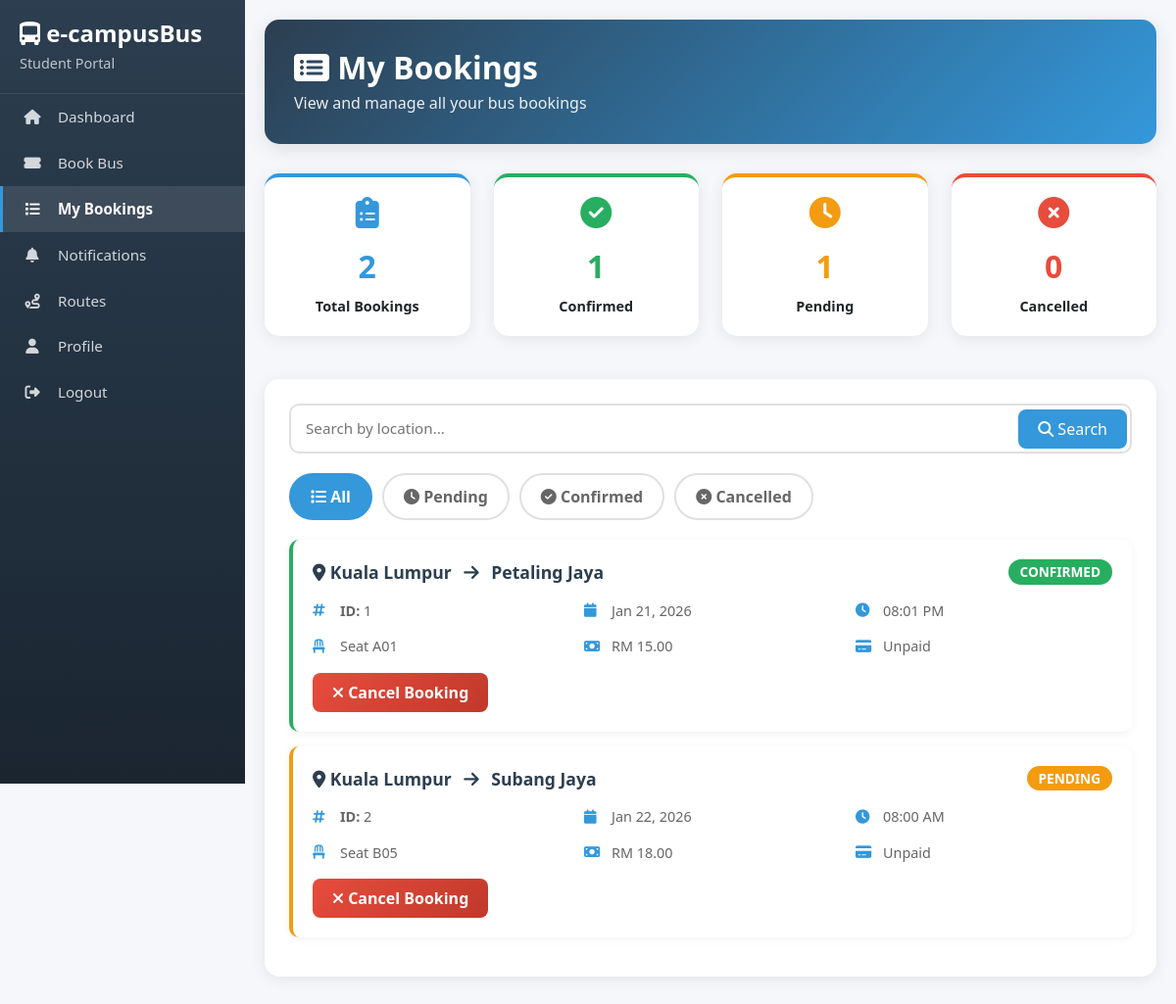
/student/bookings.php (signed in), run on the app's committed database.
### tables this page shows
CREATE TABLE bookings (
    booking_id INT PRIMARY KEY AUTO_INCREMENT,
    user_id INT NOT NULL,
    route_id INT NOT NULL,
    seat_number VARCHAR(10) NOT NULL,
    booking_date DATE NOT NULL,
    booking_time TIME NOT NULL,
    status ENUM('pending', 'confirmed', 'cancelled') DEFAULT 'pending',
    payment_status ENUM('unpaid', 'paid', 'refunded') DEFAULT 'unpaid',
    amount DECIMAL(10, 2) NOT NULL,
    created_at TIMESTAMP DEFAULT CURRENT_TIMESTAMP,
    FOREIGN KEY (user_id) REFERENCES users(id) ON DELETE CASCADE,
    FOREIGN KEY (route_id) REFERENCES routes(route_id) ON DELETE CASCADE
);

CREATE TABLE routes (
    route_id INT PRIMARY KEY AUTO_INCREMENT,
    from_location VARCHAR(100) NOT NULL,
    to_location VARCHAR(100) NOT NULL,
    distance DECIMAL(5, 2),
    duration INT,
    base_fare DECIMAL(10, 2) NOT NULL,
    status ENUM('active', 'inactive') DEFAULT 'active',
    created_at TIMESTAMP DEFAULT CURRENT_TIMESTAMP
);

### student/bookings.php (the view, shortened to what this page needs)
<?php
require_once '../includes/functions.php';
$user_id = $_SESSION['user_id'];
try {
    $pdo = new PDO(
        "mysql:host=localhost;dbname=bus_management;charset=utf8mb4",
        "root",
        ""
    );
    $pdo->setAttribute(PDO::ATTR_ERRMODE, PDO::ERRMODE_EXCEPTION);
    $filter = $_GET['filter'] ?? 'all';
    $search = $_GET['search'] ?? '';
    $stmt = $pdo->prepare("
        SELECT
            COUNT(*) as total,
            SUM(CASE WHEN status = 'confirmed' THEN 1 ELSE 0 END) as confirmed,
            SUM(CASE WHEN status = 'pending' THEN 1 ELSE 0 END) as pending,
            SUM(CASE WHEN status = 'cancelled' THEN 1 ELSE 0 END) as cancelled,
            SUM(CASE WHEN status = 'confirmed' THEN amount ELSE 0 END) as total_spent
        FROM bookings
        WHERE user_id = ?
    ");
    $stmt->execute([$user_id]);
    $stats = $stmt->fetch(PDO::FETCH_ASSOC);
    $query = "
        SELECT b.*, r.from_location, r.to_location, r.distance, r.duration
        FROM bookings b
        JOIN routes r ON b.route_id = r.route_id
        WHERE b.user_id = ?
    ";
    $query .= " ORDER BY b.created_at DESC";
    $stmt = $pdo->prepare($query);
    $params = [$user_id];
    $stmt->execute($params);
    $bookings = $stmt->fetchAll(PDO::FETCH_ASSOC);
} catch(PDOException $e) {
    $error = "Database error: " . $e->getMessage();
}
?>
<!DOCTYPE html>
<html lang="en">
<head>
    <link href="https://cdn.jsdelivr.net/npm/bootstrap@5.3.0-alpha1/dist/css/bootstrap.min.css" rel="stylesheet">
    <link rel="stylesheet" href="https://cdnjs.cloudflare.com/ajax/libs/font-awesome/6.4.0/css/all.min.css">
</head>
<body>
    <div class="sidebar">
        <div class="sidebar-header">
            <h3><i class="fas fa-bus-alt"></i> e-campusBus</h3>
            <p>Student Portal</p>
        </div>
        <nav class="nav flex-column">
            <a class="nav-link" href="dashboard.php"><i class="fas fa-home"></i> Dashboard</a>
            <a class="nav-link" href="make_booking.php"><i class="fas fa-ticket-alt"></i> Book Bus</a>
            <a class="nav-link active" href="bookings.php"><i class="fas fa-list"></i> My Bookings</a>
            <a class="nav-link" href="notifications.php"><i class="fas fa-bell"></i> Notifications</a>
            <a class="nav-link" href="routes.php"><i class="fas fa-route"></i> Routes</a>
            <a class="nav-link" href="profile.php"><i class="fas fa-user"></i> Profile</a>
            <a class="nav-link" href="../logout.php"><i class="fas fa-sign-out-alt"></i> Logout</a>
        </nav>
    </div>
    <div class="main-content">
        <div class="header">
            <h2><i class="fas fa-list-alt"></i> My Bookings</h2>
            <p class="mb-0">View and manage all your bus bookings</p>
        </div>
        <div class="row mb-4">
            <div class="col-md-3">
                <div class="stat-box blue">
                    <i class="fas fa-clipboard-list"></i>
                    <h3><?php echo $stats['total'] ?? 0; ?></h3>
                    <p>Total Bookings</p>
                </div>
            </div>
            <div class="col-md-3">
                <div class="stat-box green">
                    <i class="fas fa-check-circle"></i>
                    <h3><?php echo $stats['confirmed'] ?? 0; ?></h3>
                    <p>Confirmed</p>
                </div>
            </div>
            <div class="col-md-3">
                <div class="stat-box orange">
                    <i class="fas fa-clock"></i>
                    <h3><?php echo $stats['pending'] ?? 0; ?></h3>
                    <p>Pending</p>
                </div>
            </div>
            <div class="col-md-3">
                <div class="stat-box red">
                    <i class="fas fa-times-circle"></i>
                    <h3><?php echo $stats['cancelled'] ?? 0; ?></h3>
                    <p>Cancelled</p>
                </div>
            </div>
        </div>
        <div class="content-card">
            <div class="search-box">
                <form method="GET" action="">
                    <input type="text" name="search" placeholder="Search by location..." value="<?php echo htmlspecialchars($search); ?>">
                    <button type="submit"><i class="fas fa-search"></i> Search</button>
                </form>
            </div>
            <div class="filter-tabs">
                <a href="?filter=all<?php echo !empty($search) ? '&search=' . urlencode($search) : ''; ?>"
                   class="filter-tab <?php echo $filter === 'all' ? 'active' : ''; ?>">
                    <i class="fas fa-list"></i> All
                </a>
                <a href="?filter=pending<?php echo !empty($search) ? '&search=' . urlencode($search) : ''; ?>"
                   class="filter-tab <?php echo $filter === 'pending' ? 'active' : ''; ?>">
                    <i class="fas fa-clock"></i> Pending
                </a>
                <a href="?filter=confirmed<?php echo !empty($search) ? '&search=' . urlencode($search) : ''; ?>"
                   class="filter-tab <?php echo $filter === 'confirmed' ? 'active' : ''; ?>">
                    <i class="fas fa-check-circle"></i> Confirmed
                </a>
                <a href="?filter=cancelled<?php echo !empty($search) ? '&search=' . urlencode($search) : ''; ?>"
                   class="filter-tab <?php echo $filter === 'cancelled' ? 'active' : ''; ?>">
                    <i class="fas fa-times-circle"></i> Cancelled
                </a>
            </div>
            <?php if (!empty($bookings)): ?>
                <?php foreach($bookings as $booking): ?>
                <div class="booking-card <?php echo $booking['status']; ?>">
                    <div class="booking-header">
                        <div class="route-title">
                            <i class="fas fa-map-marker-alt"></i>
                            <?php echo htmlspecialchars($booking['from_location']); ?>
                            <i class="fas fa-arrow-right mx-2"></i>
                            <?php echo htmlspecialchars($booking['to_location']); ?>
                        </div>
                        <span class="badge badge-<?php echo $booking['status']; ?>">
                            <?php echo strtoupper($booking['status']); ?>
                        </span>
                    </div>
                    <div class="booking-details">
                        <div class="detail-item">
                            <i class="fas fa-hashtag"></i>
                            <span><strong>ID:</strong> <?php echo htmlspecialchars($booking['booking_id']); ?></span>
                        </div>
                        <div class="detail-item">
                            <i class="fas fa-calendar"></i>
                            <span><?php echo date('M d, Y', strtotime($booking['booking_date'])); ?></span>
                        </div>
                        <div class="detail-item">
                            <i class="fas fa-clock"></i>
                            <span><?php echo date('h:i A', strtotime($booking['booking_time'])); ?></span>
                        </div>
                        <div class="detail-item">
                            <i class="fas fa-chair"></i>
                            <span>Seat <?php echo htmlspecialchars($booking['seat_number']); ?></span>
                        </div>
                        <div class="detail-item">
                            <i class="fas fa-money-bill"></i>
                            <span>RM <?php echo number_format($booking['amount'], 2); ?></span>
                        </div>
                        <div class="detail-item">
                            <i class="fas fa-credit-card"></i>
                            <span><?php echo ucfirst($booking['payment_status']); ?></span>
                        </div>
                    </div>
                    <?php if ($booking['status'] === 'pending' || $booking['status'] === 'confirmed'): ?>
                    <div class="mt-3">
                        <form method="POST" style="display: inline;">
                            <button type="submit" name="cancel_booking" class="btn-cancel"
                                    onclick="return confirm('Are you sure you want to cancel this booking?')">
                                <i class="fas fa-times"></i> Cancel Booking
                            </button>
                        </form>
                    </div>
                    <?php endif; ?>
                </div>
                <?php endforeach; ?>
            <?php endif; ?>
        </div>
    </div>
</body>
</html>

### data on the page
bookings: route.from_location "Kuala Lumpur", route.to_location "Petaling Jaya", status "CONFIRMED", booking_id "1", booking_date "Jan 21, 2026", booking_time "08:01 PM", seat_number "A01", amount "15.00", payment_status "Unpaid"
bookings: route.from_location "Kuala Lumpur", route.to_location "Subang Jaya", status "PENDING", booking_id "2", booking_date "Jan 22, 2026", booking_time "08:00 AM", seat_number "B05", amount "18.00", payment_status "Unpaid"

### other printed values
$stats['total'] "2"
$stats['confirmed'] "1"
$stats['pending'] "1"
$stats['cancelled'] "0"
